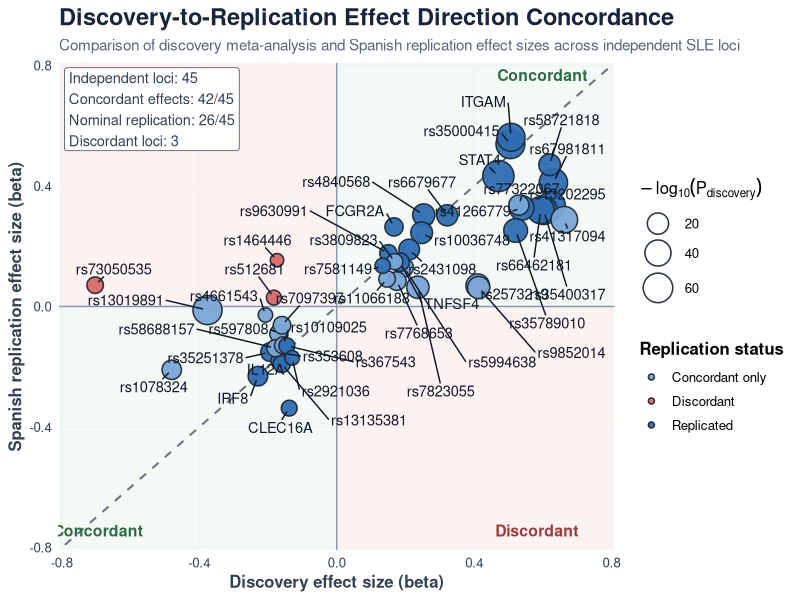
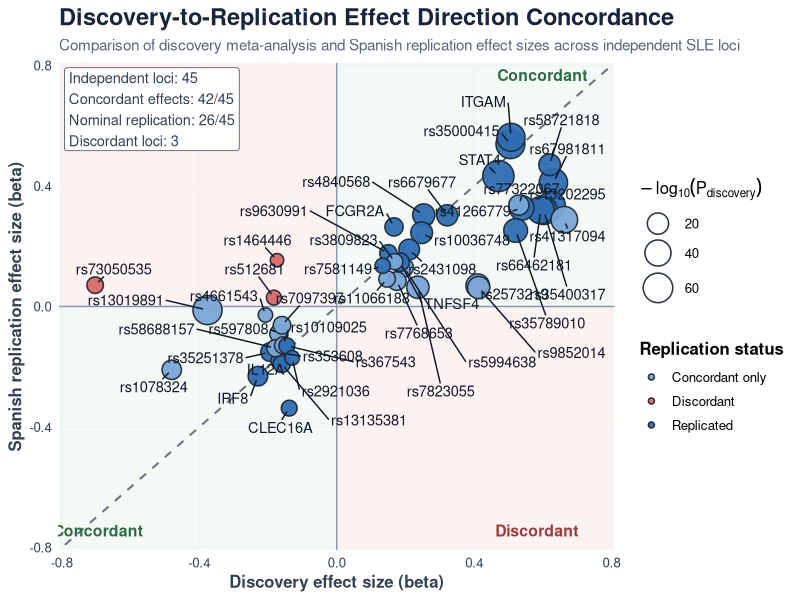
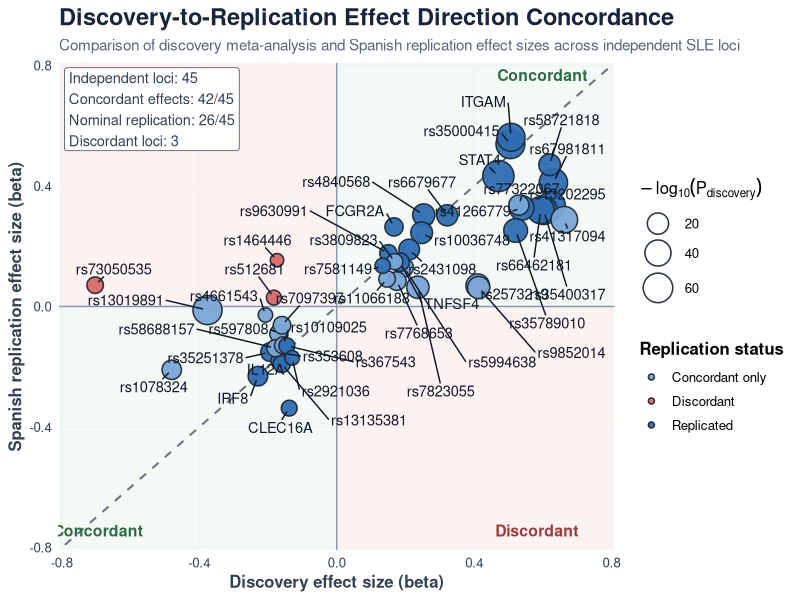
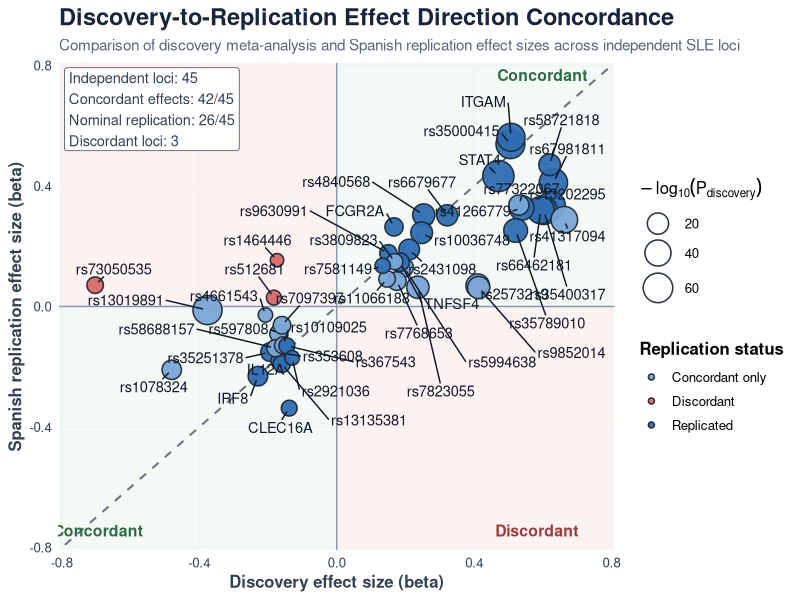

Generate these figures, in order, with R:
#!/usr/bin/env Rscript

suppressPackageStartupMessages({
  library(data.table)
  library(dplyr)
  library(ggplot2)
  library(ggrepel)
})



rep_df <- fread("results/spanish_replication_results.tsv")

rep_df <- rep_df %>%
  mutate(
    label = case_when(
      !is.na(RSID) & RSID == "rs4853458" ~ "STAT4",
      !is.na(RSID) & RSID == "rs34572943" ~ "ITGAM",
      !is.na(RSID) & RSID == "rs13332649" ~ "IRF8",
      !is.na(RSID) & RSID == "rs10912578" ~ "TNFSF4",
      !is.na(RSID) & RSID == "rs6671847" ~ "FCGR2A",
      !is.na(RSID) & RSID == "rs2647928" ~ "IL12A",
      !is.na(RSID) & RSID == "rs12928726" ~ "CLEC16A",
      TRUE ~ RSID
    ),
    status = case_when(
      replicated ~ "Replicated",
      concordant ~ "Concordant only",
      TRUE ~ "Discordant"
    ),
    discovery_sig = -log10(P_meta),
    replication_sig = -log10(P_rep)
  )

lims <- max(abs(c(rep_df$BETA_meta, rep_df$BETA_rep)), na.rm = TRUE) * 1.15

summary_text <- sprintf(
  "Independent loci: %d\nConcordant effects: %d/%d\nNominal replication: %d/%d\nDiscordant loci: %d",
  nrow(rep_df),
  sum(rep_df$concordant, na.rm = TRUE),
  nrow(rep_df),
  sum(rep_df$replicated, na.rm = TRUE),
  nrow(rep_df),
  sum(!rep_df$concordant, na.rm = TRUE)
)

p <- ggplot(rep_df, aes(x = BETA_meta, y = BETA_rep)) +
  annotate("rect", xmin = 0, xmax = lims, ymin = 0, ymax = lims, fill = "#edf7f0", alpha = 0.7) +
  annotate("rect", xmin = -lims, xmax = 0, ymin = -lims, ymax = 0, fill = "#edf7f0", alpha = 0.7) +
  annotate("rect", xmin = -lims, xmax = 0, ymin = 0, ymax = lims, fill = "#fbefef", alpha = 0.8) +
  annotate("rect", xmin = 0, xmax = lims, ymin = -lims, ymax = 0, fill = "#fbefef", alpha = 0.8) +
  geom_hline(yintercept = 0, linewidth = 0.5, color = "#8b98ab") +
  geom_vline(xintercept = 0, linewidth = 0.5, color = "#8b98ab") +
  geom_abline(intercept = 0, slope = 1, linetype = "dashed", linewidth = 0.7, color = "#6b7280") +
  geom_point(aes(size = discovery_sig, fill = status), shape = 21, color = "#1f2937", stroke = 0.8, alpha = 0.95) +
  geom_text_repel(
    aes(label = label),
    size = 3.7,
    family = "sans",
    color = "#111827",
    box.padding = 0.45,
    point.padding = 0.35,
    min.segment.length = 0,
    seed = 42,
    max.overlaps = Inf
  ) +
  annotate("label", x = -lims * 0.98, y = lims * 0.98, hjust = 0, vjust = 1,
           label = summary_text, size = 3.7,
           fill = "white", color = "#334155") +
  annotate("text", x = lims * 0.74, y = lims * 0.95, label = "Concordant", color = "#2f6b43", size = 4.0, fontface = "bold") +
  annotate("text", x = lims * 0.72, y = -lims * 0.92, label = "Discordant", color = "#9a3c3c", size = 4.0, fontface = "bold") +
  annotate("text", x = -lims * 0.86, y = -lims * 0.92, label = "Concordant", color = "#2f6b43", size = 4.0, fontface = "bold") +
  scale_fill_manual(values = c(
    "Replicated" = "#2f6db3",
    "Concordant only" = "#7aa6d8",
    "Discordant" = "#d76b6b"
  )) +
  scale_size_continuous(range = c(4, 10), name = expression(-log[10](P[discovery]))) +
  coord_cartesian(xlim = c(-lims, lims), ylim = c(-lims, lims), expand = FALSE) +
  labs(
    title = "Discovery-to-Replication Effect Direction Concordance",
    subtitle = "Comparison of discovery meta-analysis and Spanish replication effect sizes across independent SLE loci",
    x = "Discovery effect size (beta)",
    y = "Spanish replication effect size (beta)",
    fill = "Replication status"
  ) +
  theme_minimal(base_size = 12) +
  theme(
    plot.title = element_text(face = "bold", size = 17, color = "#18263d"),
    plot.subtitle = element_text(size = 11, color = "#5b6678"),
    panel.grid.minor = element_blank(),
    panel.grid.major = element_line(color = "#e5eaf1", linewidth = 0.4),
    legend.position = "right",
    legend.title = element_text(face = "bold"),
    axis.title = element_text(face = "bold", color = "#334155"),
    axis.text = element_text(color = "#334155")
  )

dir.create("figures", showWarnings = FALSE, recursive = TRUE)
dir.create("SLE_Publication_Package/Supplementary/Figures", showWarnings = FALSE, recursive = TRUE)

ggsave("figures/replication_concordance_plot.png", p, width = 9.5, height = 7.5, dpi = 300)
ggsave("figures/replication_concordance_plot.pdf", p, width = 9.5, height = 7.5)
ggsave("SLE_Publication_Package/Supplementary/Figures/replication_concordance_plot.png", p, width = 9.5, height = 7.5, dpi = 300)
ggsave("SLE_Publication_Package/Supplementary/Figures/replication_concordance_plot.pdf", p, width = 9.5, height = 7.5)

message("Saved replication concordance figure to figures/ and supplementary package.")
